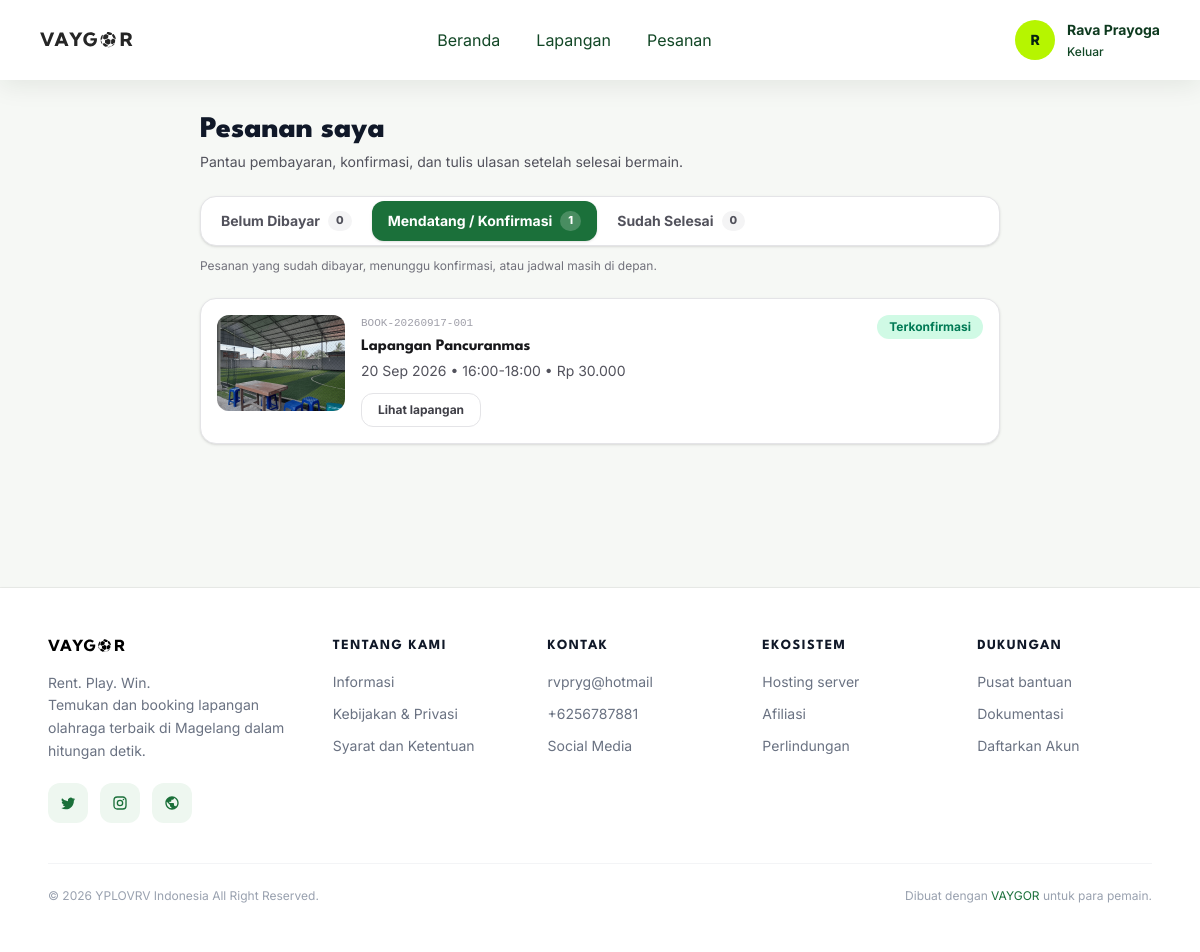
The page /index.php?p=pesanan&tab=upcoming (signed in) on the database its author committed.
### tables this page shows
CREATE TABLE `users` (
  `id` int UNSIGNED NOT NULL,
  `name` varchar(100) NOT NULL,
  `email` varchar(100) NOT NULL,
  `phone` varchar(20) DEFAULT NULL,
  `password` varchar(255) NOT NULL,
  `role` enum('user','admin') NOT NULL DEFAULT 'user',
  `status` enum('active','inactive') NOT NULL DEFAULT 'active',
  `created_at` timestamp NULL DEFAULT CURRENT_TIMESTAMP,
  `updated_at` timestamp NULL DEFAULT CURRENT_TIMESTAMP ON UPDATE CURRENT_TIMESTAMP
);

CREATE TABLE `bookings` (
  `id` int UNSIGNED NOT NULL,
  `booking_code` varchar(30) NOT NULL,
  `id_user` int UNSIGNED NOT NULL,
  `id_field` int UNSIGNED NOT NULL,
  `booking_date` date NOT NULL,
  `start_time` time NOT NULL,
  `end_time` time NOT NULL,
  `total_price` decimal(12,2) NOT NULL,
  `status` enum('pending','confirmed','completed','cancelled') NOT NULL DEFAULT 'pending',
  `rate_service` int NOT NULL,
  `rate_comfort` int NOT NULL,
  `rate_place` int NOT NULL,
  `review` varchar(100) NOT NULL
);

CREATE TABLE `fields` (
  `id` int UNSIGNED NOT NULL,
  `name` varchar(100) NOT NULL,
  `location` varchar(255) NOT NULL,
  `description` text,
  `capacity` int DEFAULT '10',
  `price` decimal(12,2) NOT NULL DEFAULT '0.00',
  `image` varchar(255) DEFAULT NULL
);

### pages/pesanan.php (the view, shortened to what this page needs)
<?php
$uid = (int) $_SESSION['id'];
$TABS = [
    'unpaid'   => ['label' => 'Belum Dibayar',                  'desc' => 'Pesanan yang pembayarannya belum diselesaikan.'],
    'upcoming' => ['label' => 'Mendatang / Konfirmasi',          'desc' => 'Pesanan yang sudah dibayar, menunggu konfirmasi, atau jadwal masih di depan.'],
    'done'     => ['label' => 'Sudah Selesai',                   'desc' => 'Pesanan yang sudah selesai dimainkan atau dibatalkan.'],
];
$tab = (isset($_GET['tab']) && isset($TABS[$_GET['tab']])) ? $_GET['tab'] : 'unpaid';
function vaygor_tab_cond(string $t): string
{
    switch ($t) {
        case 'upcoming':
            return "b.status IN ('pending','confirmed') AND p.payment_status IN ('pending','paid')";
    }
}
function vaygor_pay_sub(): string
{
    return "LEFT JOIN payments p ON p.id = (SELECT p2.id FROM payments p2 WHERE p2.booking_id = b.id ORDER BY p2.id DESC LIMIT 1)";
}
$perPage = 5;
$page = max(1, (int) ($_GET['hal'] ?? 1));
$counts = ['unpaid' => 0, 'upcoming' => 0, 'done' => 0];
try {
    $pat = "SELECT b.status, p.payment_status FROM bookings b %s WHERE b.id_user=?";
    $union = sprintf($pat, vaygor_pay_sub()) . " AND b.status <> 'cancelled' AND p.payment_status IN ('unpaid','failed')
        UNION ALL
        SELECT b.status, p.payment_status FROM bookings b " . vaygor_pay_sub() . " WHERE b.id_user=? AND b.status IN ('pending','confirmed') AND p.payment_status IN ('pending','paid')
        UNION ALL
        SELECT b.status, p.payment_status FROM bookings b " . vaygor_pay_sub() . " WHERE b.id_user=? AND b.status IN ('completed','cancelled')";
    $qq = $conn->prepare($union);
    $qq->bind_param('iii', $uid, $uid, $uid);
    $qq->execute();
    $tmpCounts = ['unpaid' => 0, 'upcoming' => 0, 'done' => 0];
    $qr = $qq->get_result();
    while ($cc = $qr->fetch_assoc()) {
        if ($cc['status'] !== 'cancelled' && in_array($cc['payment_status'], ['unpaid', 'failed'], true)) {
            $tmpCounts['unpaid']++;
        } elseif (in_array($cc['status'], ['pending', 'confirmed'], true) && in_array($cc['payment_status'], ['pending', 'paid'], true)) {
            $tmpCounts['upcoming']++;
        } elseif (in_array($cc['status'], ['completed', 'cancelled'], true)) {
            $tmpCounts['done']++;
        }
    }
    $counts = $tmpCounts;
} catch (Throwable $e) {
}
$total = $counts[$tab] ?? 0;
$totalPages = max(1, (int) ceil($total / $perPage));
$page = min($page, $totalPages);
$offset = max(0, ($page - 1) * $perPage);
$cond = vaygor_tab_cond($tab);
$feed = "FROM bookings b
    JOIN fields f ON f.id = b.id_field
    " . vaygor_pay_sub() . "
    WHERE b.id_user = ? AND " . $cond;
$rows = [];
$dbErr = '';
try {
    $stmt = $conn->prepare("SELECT b.id, b.booking_code, b.booking_date, b.start_time, b.end_time, b.total_price,
        b.status, b.rate_service, b.rate_comfort, b.rate_place, b.review,
        b.id_field AS fid, f.name AS venue_name, f.image AS venue_image,
        p.payment_status, p.payment_date, p.amount AS payment_amount
        $feed
        ORDER BY b.booking_date DESC, b.start_time DESC
        LIMIT ? OFFSET ?");
    $stmt->bind_param('iii', $uid, $perPage, $offset);
    $stmt->execute();
    $res = $stmt->get_result();
    while ($r = $res->fetch_assoc()) $rows[] = $r;
} catch (Throwable $e) {
    $dbErr = 'Gagal memuat pesanan. Coba lagi.';
}
function fmtRp($n)
{
    return 'Rp ' . number_format((float) $n, 0, ',', '.');
}
function vaygor_badge(string $status, ?string $pay): array
{
    if ($pay === 'paid') {
        return $status === 'pending'
            ? ['Menunggu konfirmasi', 'bg-amber-100 text-amber-700']
            : ['Terkonfirmasi', 'bg-emerald-100 text-emerald-700'];
    }
    return ['Belum dibayar', 'bg-red-100 text-red-700'];
}
function vaygor_tab_href(string $t, int $pg): string
{
    $parts = ['index.php?p=pesanan'];
    $parts[] = 'tab=' . $t;
    return implode('&', $parts);
}
function vaygor_order_img(string $name): string
{
    if ($name !== '') {
        if (file_exists(__DIR__ . '/../assets/uploads/' . $name)) return 'assets/uploads/' . $name;
    }
    return 'assets/images/lapangan.png';
}
?>
<div class="pt-20">
  <div class="mx-auto max-w-4xl px-6 sm:px-8 lg:px-12 py-8 pb-24 lg:pb-12">
    <h1 class="font-spartan text-2xl sm:text-3xl font-extrabold">Pesanan saya</h1>
    <p class="mt-1 text-sm text-zinc-600">Pantau pembayaran, konfirmasi, dan tulis ulasan setelah selesai bermain.</p>
    <div class="mt-6 flex gap-1 overflow-x-auto rounded-2xl border border-zinc-200 bg-white p-1 shadow-sm">
      <?php foreach ($TABS as $key => $t): ?>
        <?php $active = $key === $tab; ?>
        <a href="<?php echo htmlspecialchars(vaygor_tab_href($key, 1), ENT_QUOTES, 'UTF-8'); ?>"
           class="flex flex-shrink-0 items-center gap-2 rounded-xl px-4 py-2.5 text-sm font-bold transition <?php echo $active ? 'bg-vaygor-600 text-white shadow' : 'text-zinc-600 hover:bg-vaygor-50 hover:text-vaygor-700'; ?>">
          <span><?php echo htmlspecialchars($t['label'], ENT_QUOTES, 'UTF-8'); ?></span>
          <span class="rounded-full px-2 py-0.5 text-[11px] font-extrabold <?php echo $active ? 'bg-white/20 text-white' : 'bg-zinc-100 text-zinc-600'; ?>"><?php echo (int) ($counts[$key] ?? 0); ?></span>
        </a>
      <?php endforeach; ?>
    </div>
    <p class="mt-3 text-xs text-zinc-500"><?php echo htmlspecialchars($TABS[$tab]['desc'], ENT_QUOTES, 'UTF-8'); ?></p>
    <?php if ($dbErr !== ''): ?>
      <div role="alert" class="mt-6 rounded-xl border border-red-200 bg-red-50 px-4 py-3 text-sm text-red-700"><?php echo htmlspecialchars($dbErr, ENT_QUOTES, 'UTF-8'); ?></div>
    <?php else: ?>
      <div class="mt-6 space-y-3">
        <?php foreach ($rows as $r): ?>
          <?php
            [$badgeTxt, $badgeCls] = vaygor_badge($r['status'], $r['payment_status']);
          ?>
          <div class="flex flex-col gap-4 rounded-2xl border border-zinc-200 bg-white p-4 shadow-sm sm:flex-row sm:items-start">
            <a href="index.php?p=produk&id=<?php echo (int) $r['fid']; ?>" class="block h-24 w-full flex-shrink-0 overflow-hidden rounded-xl bg-zinc-100 sm:w-32">
              <img src="<?php echo htmlspecialchars(vaygor_order_img((string) $r['venue_image']), ENT_QUOTES, 'UTF-8'); ?>" alt="<?php echo htmlspecialchars($r['venue_name'], ENT_QUOTES, 'UTF-8'); ?>" class="h-full w-full object-cover" loading="lazy">
            </a>
            <div class="min-w-0 flex-1">
              <div class="flex flex-wrap items-start justify-between gap-2">
                <div class="min-w-0">
                  <p class="font-mono text-[11px] text-zinc-400"><?php echo htmlspecialchars($r['booking_code'], ENT_QUOTES, 'UTF-8'); ?></p>
                  <a href="index.php?p=produk&id=<?php echo (int) $r['fid']; ?>" class="font-spartan text-base font-bold text-zinc-900 hover:text-vaygor-700">
                    <?php echo htmlspecialchars($r['venue_name'], ENT_QUOTES, 'UTF-8'); ?>
                  </a>
                  <p class="mt-0.5 text-sm text-zinc-600">
                    <?php echo htmlspecialchars(date('d M Y', strtotime($r['booking_date'])), ENT_QUOTES, 'UTF-8'); ?>
                    • <?php echo htmlspecialchars(substr($r['start_time'], 0, 5), ENT_QUOTES, 'UTF-8'); ?>-<?php echo htmlspecialchars(substr($r['end_time'], 0, 5), ENT_QUOTES, 'UTF-8'); ?>
                    • <?php echo htmlspecialchars(fmtRp($r['total_price']), ENT_QUOTES, 'UTF-8'); ?>
                  </p>
                </div>
                <span class="flex-shrink-0 rounded-full px-3 py-1 text-xs font-bold <?php echo htmlspecialchars($badgeCls, ENT_QUOTES, 'UTF-8'); ?>"><?php echo htmlspecialchars($badgeTxt, ENT_QUOTES, 'UTF-8'); ?></span>
              </div>
              <div class="mt-3 flex flex-wrap items-center gap-2">
                <a href="index.php?p=produk&id=<?php echo (int) $r['fid']; ?>" class="rounded-xl border border-zinc-200 bg-white px-4 py-2 text-xs font-bold text-zinc-700 hover:border-vaygor-600 hover:text-vaygor-700">Lihat lapangan</a>
              </div>
            </div>
          </div>
        <?php endforeach; ?>
      </div>
    <?php endif; ?>
  </div>
</div>

### includes/navbar.php (shortened to what this page needs)
<?php
$navLoggedIn = !empty($_SESSION['id']);
$navName    = $_SESSION['name'] ?? '';
$navSolid   = !empty($navForceSolid);
if ($navLoggedIn && !$navName) {
    $navConn = $GLOBALS['conn'] ?? null;
    if ($navConn) {
        $navRes = mysqli_query($navConn, 'SELECT name FROM users WHERE id = ' . (int) $_SESSION['id'] . ' LIMIT 1');
        $navRow = $navRes ? mysqli_fetch_assoc($navRes) : null;
        $navName = $navRow['name'] ?? 'Pengguna';
    } else {
        $navName = 'Pengguna';
    }
}
$navInitial = $navName ? mb_strtoupper(mb_substr(trim($navName), 0, 1)) : 'V';
?>
<nav id="siteNav" data-force="<?= $navSolid ? '1' : '0' ?>" class="fixed inset-x-0 top-0 z-50 <?= $navSolid ? 'scrolled' : '' ?>">
  <div class="mx-auto flex h-20 max-w-7xl items-center justify-between px-5 sm:px-8 lg:px-10">
    <a href="index.php" class="flex items-center">
      <img id="navLogo" src="assets/images/logo(1).svg" class="h-5 w-auto sm:h-6" alt="VAYGOR">
    </a>
    <div class="hidden items-center gap-9 lg:flex">
      <a href="index.php" class="nav-link">Beranda</a>
      <a href="index.php?p=browse" class="nav-link">Lapangan</a>
      <?php if ($navLoggedIn): ?>
        <a href="index.php?p=pesanan" class="nav-link">Pesanan</a>
      <?php else: ?>
      <a href="index.php#venue" class="nav-link">Venue</a>
      <a href="index.php#cara" class="nav-link">Cara Booking</a>
      <?php endif; ?>
    </div>
    <div class="hidden items-center gap-5 lg:flex">
      <?php if (!$navLoggedIn): ?>
        <a href="login.php" class="nav-link">Masuk</a>
        <a href="index.php?p=browse" class="rounded-xl bg-neon px-6 py-3 text-sm font-bold text-vaygor-950 shadow-lg shadow-black/20 transition hover:scale-[1.03] hover:bg-white">Book Now</a>
      <?php else: ?>
        <div class="flex items-center gap-3">
          <div class="nav-avatar flex h-10 w-10 items-center justify-center rounded-full bg-neon text-sm font-extrabold text-vaygor-950 ring-2 ring-white/40"><?= $navInitial; ?></div>
          <div class="leading-tight">
            <p class="nav-name max-w-[10rem] truncate text-sm font-bold"><?= htmlspecialchars($navName); ?></p>
            <a href="logout.php" class="nav-logout text-xs font-medium">Keluar</a>
          </div>
        </div>
      <?php endif; ?>
    </div>
  </div>
</nav>

### includes/navbar.php (style rules this page uses)
#siteNav { background: transparent; transition: background-color .3s ease, box-shadow .3s ease; }
#siteNav .nav-link { color: rgba(255, 255, 255, .85); transition: color .25s ease; }
#siteNav .nav-name { color: #fff; }
#siteNav .nav-logout { color: rgba(255, 255, 255, .7); transition: color .25s ease; }
#siteNav.scrolled { background: rgba(255, 255, 255, .92); box-shadow: 0 6px 24px rgba(6, 34, 17, .08); backdrop-filter: blur(10px); -webkit-backdrop-filter: blur(10px); }
#siteNav.scrolled .nav-link { color: #124726; }
#siteNav.scrolled #navLogo { filter: brightness(0) opacity(.85); }
#siteNav.scrolled .nav-name { color: #0e3a1f; }
#siteNav.scrolled .nav-logout { color: #124726; }

### rows shown on the page
users: name "R", name "Rava Prayoga"
bookings: id_field.image (picture), booking_code "BOOK-20260917-001", id_field.name "Lapangan Pancuranmas", booking_date "20 Sep 2026", start_time "16:00", end_time "18:00", total_price "Rp 30.000", badgeTxt "Terkonfirmasi"

### other values the page prints
$t['label'] "Belum Dibayar"
$counts[$key] "0"
$t['label'] "Mendatang / Konfirmasi"
$counts[$key] "1"
$t['label'] "Sudah Selesai"
$TABS[$tab]['desc'] "Pesanan yang sudah dibayar, menunggu konfirmasi, atau jadwal masih di depan."
